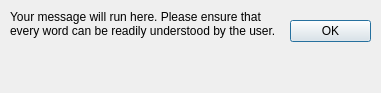
<?xml version="1.0" encoding="UTF-8"?>
<ui version="4.0">
 <class>Dialog</class>
 <widget class="QDialog" name="Dialog">
  <property name="geometry">
   <rect>
    <x>0</x>
    <y>0</y>
    <width>381</width>
    <height>93</height>
   </rect>
  </property>
  <property name="windowTitle">
   <string>Dialog Title Goes Here</string>
  </property>
  <widget class="QDialogButtonBox" name="buttonBox">
   <property name="geometry">
    <rect>
     <x>290</x>
     <y>20</y>
     <width>81</width>
     <height>241</height>
    </rect>
   </property>
   <property name="orientation">
    <enum>Qt::Vertical</enum>
   </property>
   <property name="standardButtons">
    <set>QDialogButtonBox::Ok</set>
   </property>
  </widget>
  <widget class="QLabel" name="label_message">
   <property name="geometry">
    <rect>
     <x>10</x>
     <y>10</y>
     <width>271</width>
     <height>71</height>
    </rect>
   </property>
   <property name="text">
    <string>Your message will run here. Please ensure that every word can be readily understood by the user.</string>
   </property>
   <property name="alignment">
    <set>Qt::AlignLeading|Qt::AlignLeft|Qt::AlignTop</set>
   </property>
   <property name="wordWrap">
    <bool>true</bool>
   </property>
  </widget>
 </widget>
 <resources/>
 <connections>
  <connection>
   <sender>buttonBox</sender>
   <signal>accepted()</signal>
   <receiver>Dialog</receiver>
   <slot>accept()</slot>
   <hints>
    <hint type="sourcelabel">
     <x>248</x>
     <y>254</y>
    </hint>
    <hint type="destinationlabel">
     <x>157</x>
     <y>274</y>
    </hint>
   </hints>
  </connection>
  <connection>
   <sender>buttonBox</sender>
   <signal>rejected()</signal>
   <receiver>Dialog</receiver>
   <slot>reject()</slot>
   <hints>
    <hint type="sourcelabel">
     <x>316</x>
     <y>260</y>
    </hint>
    <hint type="destinationlabel">
     <x>286</x>
     <y>274</y>
    </hint>
   </hints>
  </connection>
 </connections>
</ui>
